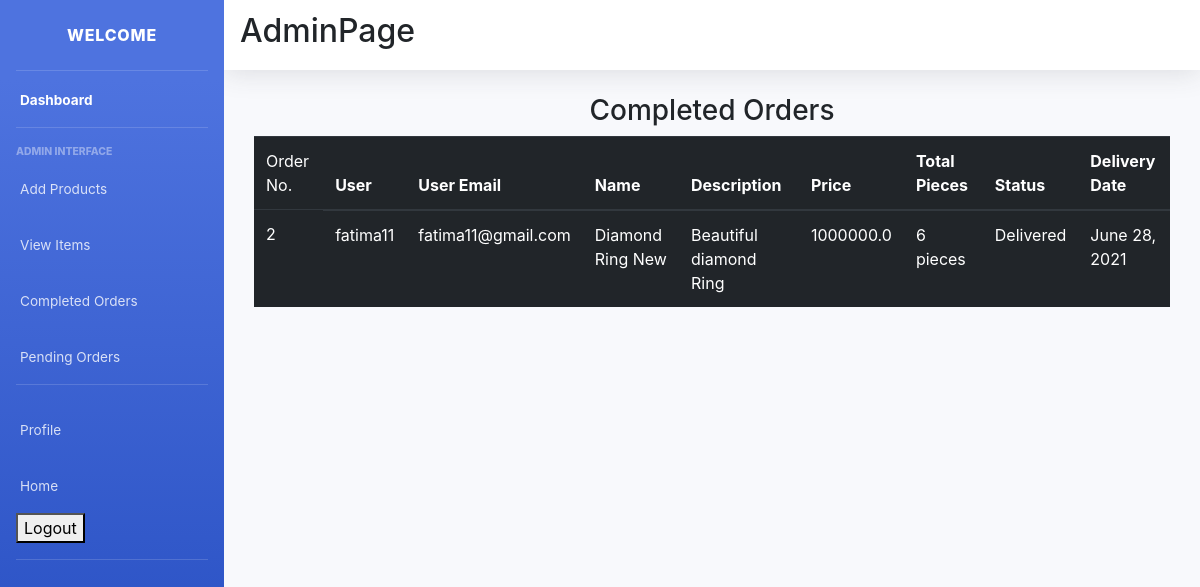
Page /admin_view/ (signed in) on the committed database.
### main/models.py (models this page shows, shortened)
class CartItems(models.Model):
    ORDER_STATUS = (
        ('Active', 'Active'),
        ('Delivered', 'Delivered')
    )
    user = models.ForeignKey(User, on_delete=models.CASCADE)
    item = models.ForeignKey(Item, on_delete=models.CASCADE)
    ordered = models.BooleanField(default=False)
    quantity = models.IntegerField(default=1)
    ordered_date = models.DateField(default=timezone.now)
    status = models.CharField(max_length=20, choices=ORDER_STATUS, default='Active')
    delivery_date = models.DateField(default=timezone.now)
    class Meta:
        verbose_name = 'Cart Item'
        verbose_name_plural = 'Cart Items'

class Item(models.Model):
    LABELS = (
        ('BestSeller', 'BestSeller'),
        ('New', 'New'),
        ('Unique', 'Unique'),
        ('Antique', 'Antique'),
    )
    title = models.CharField(max_length=150)
    description = models.CharField(max_length=250,blank=True)
    price = models.FloatField()
    pieces = models.IntegerField(default=6)
    image = models.ImageField(default='default.png', upload_to='images/')
    labels = models.CharField(max_length=25, choices=LABELS, blank=True)
    slug = models.SlugField(default="Jewellery_Shop")
    created_by = models.ForeignKey(User, on_delete=models.CASCADE)
    Email = models.CharField(max_length=150, null=True)

### main/decorators.py (the view)
    def wrapper_func(request, *args, **kwargs):
        group = Group.objects.get(user = request.user)
        if group.name == 'admin_owner':
            return view_func(request, *args, **kwargs)
        else:
            return redirect('/')

### main/views.py (called while the page is built)
@login_required(login_url='/accounts/login/')
@admin_required
def admin_view(request):
    cart_items = CartItems.objects.filter(item__created_by=request.user, ordered=True,status="Delivered").order_by('-ordered_date')
    context = {
        'cart_items':cart_items,
    }
    return render(request, 'main/admin_view.html', context)

### main/templates/main/admin_view.html (shortened to what this page needs)
{% extends "main/layout2.html" %}
{% block content %}
<div class="cart">
    <div class="container">
        <div class="row">
            <div class="col-sm-12">
                <h3 class="text-center">Completed Orders</h3>
                {% if cart_items %}
                <div class="table-responsive">
                    <table class="table table-dark">
                        <thead>
                        <tr>
                            <td scope="col">Order No.</td>
                            <th scope="col">User</th>
                            <th scope="col">User Email</th>
                            <th scope="col">Name</th>
                            <th scope="col">Description</th>
                            <th scope="col">Price</th>
                            <th scope="col">Total Pieces</th>
                            <th scope="col">Status</th>
                            <th scope="col">Delivery Date</th>
                        </tr>
                        </thead>
                        <tbody>
                            {% for cart in cart_items %}
                        <tr>
                            <td>{{ cart.id }}</td>
                            <td>{{ cart.user.username }}</td>
                            <td>{{ cart.user.email}}</td>
                            <td>{{ cart.item.title }} {{ cart.item.labels }}</span></td>
                            <td>{{ cart.item.description }}</td>
                            <td>{{ cart.item.price }}</td>
                            <td>{{ cart.item.pieces }} pieces</td>
                            <td>{{ cart.status }}</td>
                            <td>{{ cart.delivery_date }}</td>
                        </tr>
                            {% endfor %}
                        </tbody>
                    </table>
                </div>
                {% else %}
                <h4 class="text-center">Sorry, you have not ordered any item yet!!!</h4>
                {% endif %}
            </div>
        </div>
    </div>
</div>
{% endblock content %}

### rows in the picture
CartItems: id "2", user.username "fatima11", user.email "fatima11@gmail.com", item "Diamond Ring", item.labels "New", item.description "Beautiful diamond Ring", item.price "1000000.0", item.pieces "6", status "Delivered", delivery_date "June 28, 2021"
